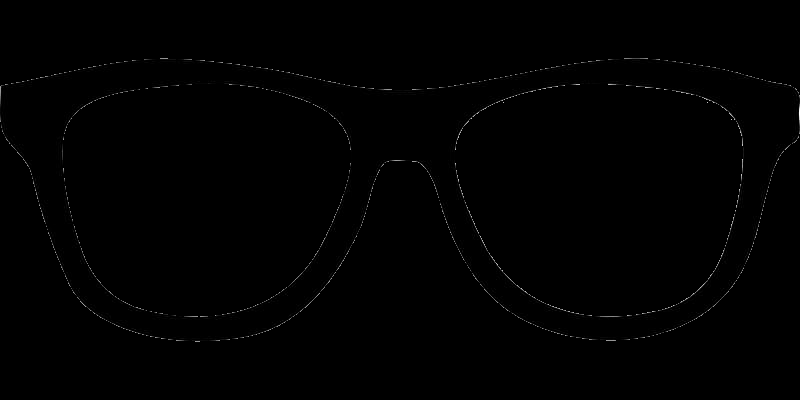
#> input picture server_utils/images/glasses2.png, 800 x 400 px, found by its file name; the run also reads 1 picture not shown here
$ python faceRecognition.py
#> lines starting #> are read from the running program, lines starting #| are printed output that depends on the picture; after the words box and inside, x2 and y2 are one past the last pixel; in counts of white or black regions, pixels touching at a corner belong together
import cv2
import numpy as np

from server_utils.image_utils import image_resize

face_cascade = cv2.CascadeClassifier('./server_utils/data/haarcascade_frontalface_default.xml')
eyes_cascade = cv2.CascadeClassifier('./server_utils/data/frontalEyes35x16.xml')
nose_cascade = cv2.CascadeClassifier('./server_utils/data/Nose18x15.xml')
glasses = cv2.imread("./server_utils/images/glasses2.png", -1)
#> glasses is the input picture: shape (400, 800, 4); mean B, G, R, A 1, 1, 1, 48.2
mustache = cv2.imread('./server_utils/images/mustache.png', -1)


def glasses_stache(imagePath, rectangles):
#> called with imagePath = 'images/face1-Copy.jpg', rectangles = True
    image = cv2.imread(imagePath)
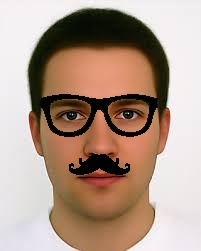
#> input picture server_utils/images/face1-Copy.jpg, 201 x 251 px
#> image is the input picture: shape (251, 201, 3); mean B, G, R 137.8, 152.8, 176.2

    img = cv2.cvtColor(image, cv2.COLOR_BGR2BGRA)
    gray = cv2.cvtColor(img, cv2.COLOR_BGR2GRAY)
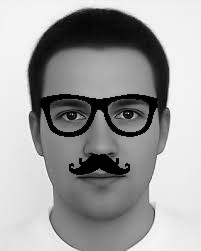
#> gray: shape (251, 201); min 0, max 254, mean 158.2
    faces = face_cascade.detectMultiScale(gray, scaleFactor=1.5, minNeighbors=5)
#> faces = [[10, 38, 182, 182]]

    for (x, y, w, h) in faces:
        roi_gray = gray[y:y + h, x:x + h]  # rec
        roi_color = img[y:y + h, x:x + h]
        if rectangles:
            cv2.rectangle(img, (x, y), (x + w, y + h), (255, 0, 0), 3)

        eyes = eyes_cascade.detectMultiScale(roi_gray, scaleFactor=1.5, minNeighbors=5)
        for (ex, ey, ew, eh) in eyes:
            roi_eyes = roi_gray[ey: ey + eh, ex: ex + ew]

            if rectangles:
                cv2.rectangle(roi_color, (ex, ey), (ex + ew, ey + eh), (0, 255, 0), 3)

            else:
                glasses2 = image_resize(glasses.copy(), width=ew)
                gw, gh, gc = glasses2.shape
                for i in range(0, gw):
                    for j in range(0, gh):
                        # print(glasses[i, j]) #RGBA
                        if glasses2[i, j][3] != 0:  # alpha 0
                            roi_color[ey + i, ex + j] = glasses2[i, j]

        nose = nose_cascade.detectMultiScale(roi_gray, scaleFactor=1.5, minNeighbors=5)
        for (nx, ny, nw, nh) in nose:
            roi_nose = roi_gray[ny: ny + nh, nx: nx + nw]

            if rectangles:
                cv2.rectangle(roi_color, (nx, ny), (nx + nw, ny + nh), (0, 0, 255), 3)

            else:
                mustache2 = image_resize(mustache.copy(), width=nw)
                mw, mh, mc = mustache2.shape
                for i in range(0, mw):
                    for j in range(0, mh):
                        # print(glasses[i, j]) #RGBA
                        if mustache2[i, j][3] != 0:  # alpha 0
                            roi_color[ny + int(nh / 2.0) + i, nx + j] = mustache2[i, j]
#> this loop made 1 pass
#> (x, y, w, h, nose) on pass 1: (10, 38, 182, 182, [[71, 95, 40, 34]])
#> pass 1, in glasses_stache, `roi_gray = gray[y:y + h, x:x + h]`:
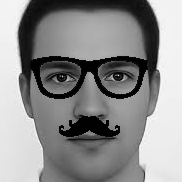
#> roi_gray: shape (182, 182); min 0, max 253, mean 141.5
#> pass 1, in glasses_stache, `roi_color = img[y:y + h, x:x + h]`:
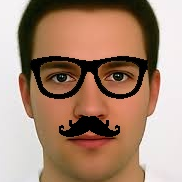
#> roi_color: shape (182, 182, 4); mean B, G, R, A 114.7, 134.4, 165.5, 255
#> after the loop:
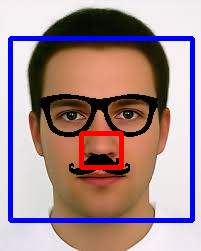
#> img: shape (251, 201, 4); mean B, G, R, A 142.9, 138.7, 164.5, 233
#> after the loop:
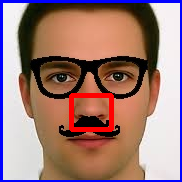
#> roi_color: shape (182, 182, 4); 7.62% of pixels changed, all inside (x1, y1, x2, y2) = (0, 0, 182, 182)

    final_img = cv2.cvtColor(img, cv2.COLOR_BGRA2BGR)
    cv2.imwrite(imagePath, final_img)


if __name__ == "__main__":
    glasses_stache('images/face1-Copy.jpg', True)
